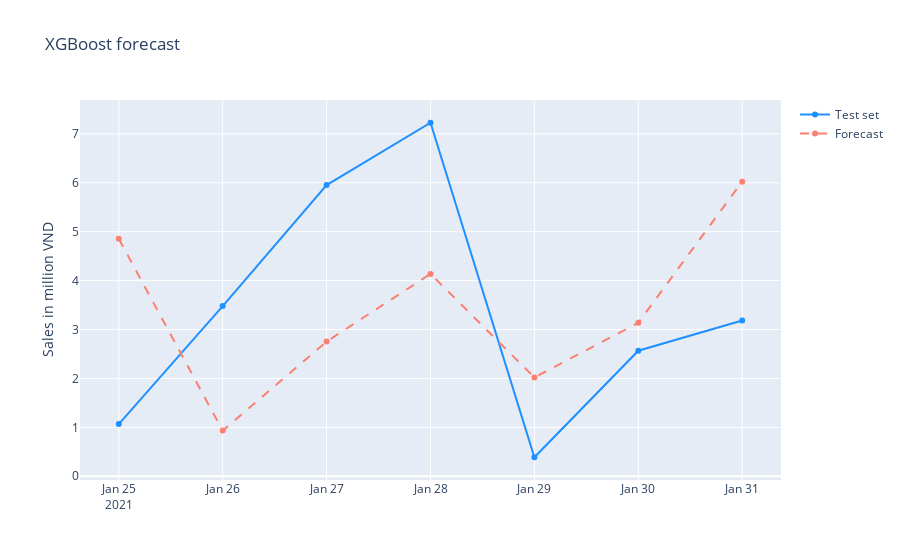

Notebook cell for this chart:
### Code cell
df_plot = XGB_result_7.sort_values('mape').iloc[37,:]

fig = go.Figure()

fig.add_trace(go.Scatter(x=df_plot['y_test'].index, 
                         y=df_plot['y_test'], 
                         name='Test set',
                         line={'color': 'dodgerblue'},
                         ))
fig.add_trace(go.Scatter(x=df_plot['y_pred'].index, 
                         y=df_plot['y_pred'], 
                         name='Forecast',
                         line={'color': 'salmon', 'dash': 'dash'},
                         ))
fig.update_layout(title='XGBoost forecast')
fig.update_yaxes(title_text='Sales in million VND')

fig.show()

### Figure 1 — Plotly figure (JSON) as saved in the notebook; plotly's stock layout.template omitted (floating-point values rounded to 4 significant figures)
{"data": [{"line": {"color": "dodgerblue"}, "name": "Test set", "type": "scatter", "x": ["2021-01-25T00:00:00", "2021-01-26T00:00:00", "2021-01-27T00:00:00", "2021-01-28T00:00:00", "2021-01-29T00:00:00", "2021-01-30T00:00:00", "2021-01-31T00:00:00"], "y": [1.067, 3.479, 5.952, 7.228, 0.389, 2.567, 3.184]}, {"line": {"color": "salmon", "dash": "dash"}, "name": "Forecast", "type": "scatter", "x": ["2021-01-25T00:00:00", "2021-01-26T00:00:00", "2021-01-27T00:00:00", "2021-01-28T00:00:00", "2021-01-29T00:00:00", "2021-01-30T00:00:00", "2021-01-31T00:00:00"], "y": [4.855, 0.9334, 2.754, 4.138, 2.02, 3.138, 6.024]}], "layout": {"title": {"text": "XGBoost forecast"}, "yaxis": {"title": {"text": "Sales in million VND"}}}}
